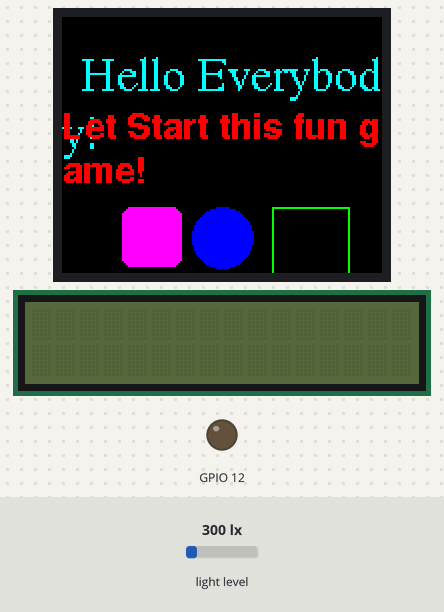
Bench run of a sketch on a simulated ESP32. Shown: 160×128 colour display, 16×2 character LCD, output pins drawn as LEDs (lit = HIGH). Inputs (shaded band) come from the test bench; at power-on: light level 300 lx. WiFi joins after 1.5 s; servers stay silent unless stated; random numbers use the default seed unless the sketch sets one; no MQTT or app messages arrive unless stated; what the sketch prints to the serial monitor is not drawn.

Above: at 20.2 s.
At 25.16 s:
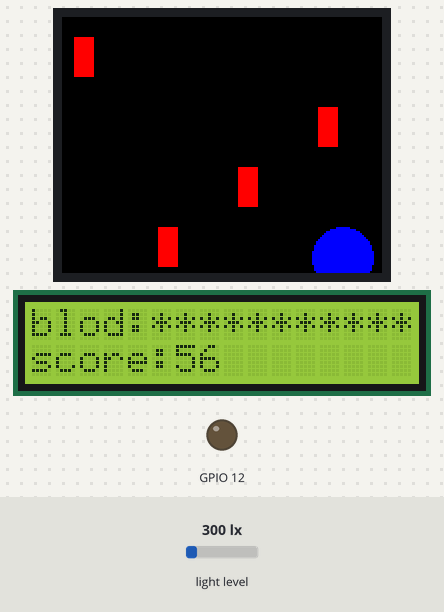
At 30.07 s:
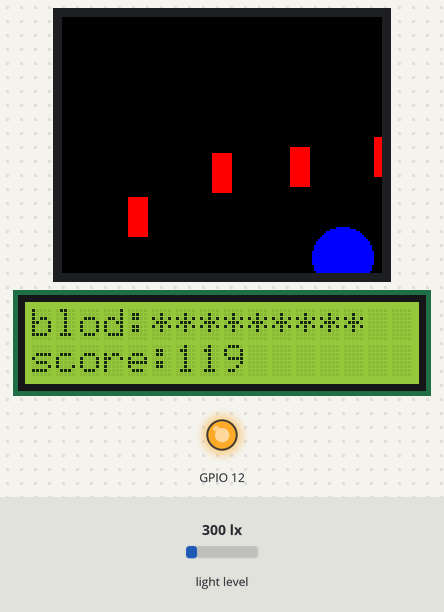
At 39.94 s:
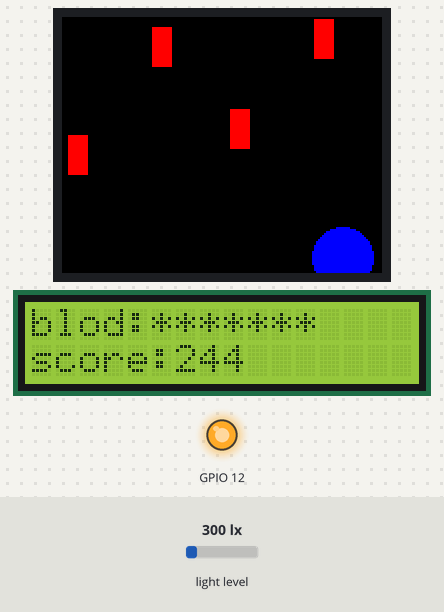
Timing chart, 0 to 40.0 s (numbered marks = the images above):
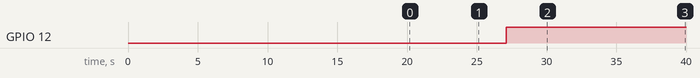

The sketch:

NetWork.ino
```cpp
#include <WiFi.h>
#include <PubSubClient.h>
#include <ArduinoJson.h>
#include <Adafruit_GFX.h>
#include <Adafruit_ST7735.h>
#include <Adafruit_ST7789.h>
#include <Fonts/FreeSerif12pt7b.h>
#include <Fonts/FreeSansBold9pt7b.h>
#include <Fonts/FreeSans9pt7b.h>
#include <SPI.h>

#include <Wire.h>
#include <BH1750.h>
BH1750 lightMeter;

int i = 0, j = 0, y_old, obs[5][2], obs_old[5][2];
int liftTime = 31, score = 0;

#include <LiquidCrystal_I2C.h>
LiquidCrystal_I2C lcd(0x27, 2,1,0,4,5,6,7,3,POSITIVE); //3F or 27

#define TFT_CS 10
#define TFT_DC 2
#define TFT_RST 6

Adafruit_ST7735 tft = Adafruit_ST7735(TFT_CS, TFT_DC,TFT_RST);

// WPA/WPA2 SSID and password
char ssid[] = "KuaiKuai";      // your network SSID (name)
char pass[] = "8fee5815ae3c";  // your network password
int status  = WL_IDLE_STATUS;   // the Wifi radio's status

char mqttServer[]     = "iiot.ideaschain.com.tw";  // new ideaschain dashboard MQTT server
int mqttPort          = 1883;
char clientId[]       = "DEVICE_12345";            // MQTT client ID. it's better to use unique id.
char username[]       = "lzljjXvLQ0pvVa5j3Eyp";    // device access token(存取權杖)
char password[]       = "";                        // no need password
char subscribeTopic[] = "v1/devices/me/attributes"; // Fixed topic. ***DO NOT MODIFY***
char publishTopic[]   = "v1/devices/me/telemetry";  // Fixed topic. ***DO NOT MODIFY***
char publishPayload[] = "{\"PM2.5\":\"10\",\"PM10\":\"20\"}";        // String of stringified JSON Object (key value pairs)

StaticJsonDocument<100> json_doc;
char payload[100];
const char* payload_light;

void callback(char* topic, byte* payload, unsigned int length) {
  Serial.print("Message arrived [");
  Serial.print(topic);
  Serial.print("] ");
  for (int i=0;i<length;i++) {
    Serial.print((char)payload[i]);
  }
  Serial.println();
}

WiFiClient wifiClient;
PubSubClient client(wifiClient);

void reconnect() {
  // Loop until we're reconnected
  while (!client.connected()) {
    Serial.println("Attempting MQTT connection...");

    // Attempt to connect
    if (client.connect(clientId, username, password)) {
      Serial.println("MQTT connected");
      // Once connected, publish an announcement...
      client.publish(publishTopic, payload);
      // resubscribe topics
      client.subscribe(subscribeTopic);
    } else {
      Serial.print("failed, rc=");
      Serial.print(client.state());
      Serial.println(" try again in 5 seconds");
      // Wait 5 seconds before retrying
      delay(5000);
    }
  }
}

void setup()
{
  Serial.begin(9600);

  while (status != WL_CONNECTED) {
    Serial.print("Attempting to connect to SSID: ");
    Serial.println(ssid);
    // Connect to WPA/WPA2 network. Change this line if using open or WEP network:
    status = WiFi.begin(ssid, pass);

    // wait 10 seconds for connection:
    delay(10000);
  }

  printWifiData();

  client.setServer(mqttServer, mqttPort);
  client.setCallback(callback);

  Serial.begin(9600);


  tft.initR(INITR_BLACKTAB); //轉向

  tft.setRotation(1);
  tft.fillScreen(ST77XX_BLACK); //填背景
  tft.setCursor(10,30);
  tft.setTextColor(ST77XX_CYAN); //文字顏色
  tft.setFont(&FreeSerif12pt7b);
  tft.print("Hello Everybody!");

  tft.setCursor(0,60);
  tft.setTextColor(ST77XX_RED); //文字顏色
  tft.setFont(&FreeSansBold9pt7b);
  tft.print("Let Start this fun game!");

  Wire.begin();

  lightMeter.begin();

  Serial.println("BH1750 TEST");

  showIcons();
  tft.fillScreen(ST77XX_BLACK); //填背景

  obs[0][0]=30;
  obs[1][0]=45;
  obs[2][0]=75;
  obs[3][0]=105;

  obs[0][1]=0;
  obs[1][1]=-40;
  obs[2][1]=-80;
  obs[3][1]=-120;

  lcd.begin(16, 2); //init
  lcd.backlight();

  pinMode(12, OUTPUT);


  Wire.begin();

  lightMeter.begin();

}


void showIcons(){

  tft.fillRoundRect(30,95,30,30,5,ST77XX_MAGENTA);
  tft.fillCircle(80,110,15, ST77XX_BLUE);
  tft.drawRect(105,95,39,39,ST77XX_GREEN);
  delay(500);
}


void showInfo(){
  lcd.setCursor(0, 0); //設游標 字行
  lcd.print("blod:");
  for(int blod = (liftTime+2)/3; blod>0; blod--){
    lcd.print("*");
  }
  for(int space = 11-((liftTime+2)/3); space>0; space--){
    lcd.print(" ");
  }
  lcd.setCursor(0, 1);
  lcd.print("score:");
  lcd.print(score);
}

void printWifiData() {
  IPAddress ip = WiFi.localIP();
  Serial.print("IP Address: ");
  Serial.println(ip);
}

void loop()
{
  if (!client.connected()) {
    reconnect();
  }
  client.loop();
  showInfo();
  tft.setCursor(0,60);
  tft.setTextColor(ST77XX_BLACK);
  tft.print("X");
  if(liftTime > 0){
    float lux = lightMeter.readLightLevel();
    Serial.print("Score:");
    Serial.println(score);
    Serial.println(liftTime);
    Serial.print("Light:");
    Serial.print(lux);
    Serial.println(" lx");
    int y = lux > 120 ? 120:(int)lux;
    Serial.println(y);
    tft.fillCircle(140,y_old,15, ST77XX_BLACK);
    tft.fillCircle(140,y,15, ST77XX_BLUE);
    y_old = y;

    for(int i=0; i<4; i++){
      tft.fillRect(obs_old[i][1],obs_old[i][0],10,20,ST77XX_BLACK);
      tft.fillRect(obs[i][1],obs[i][0],10,20,ST77XX_RED);
      if(obs[i][1]>120 && obs[i][1]<140){
        if(abs(y-obs[i][0]-10)<20){
          digitalWrite(12, HIGH);
          tft.setCursor(0,60);
          tft.setTextColor(ST77XX_YELLOW);
          tft.print("X");
          liftTime--;
          //digitalWrite(12, LOW);
        }
      }
      obs_old[i][1]=obs[i][1];
      obs_old[i][0]=obs[i][0];
      obs[i][1]+=3;
      if(obs[i][1]>160){
        obs[i][1]=0;

        obs[i][0] = (random(99) + random(99))%100;
      }
    }
  }else{
    tft.initR(INITR_BLACKTAB); //轉向
    tft.fillScreen(ST77XX_BLACK); //填背景
    tft.setCursor(20,85);
    tft.setTextColor(ST77XX_RED); //文字顏色
    tft.setFont(&FreeSansBold9pt7b);
    tft.print("You Lose!");
    showInfo();
    json_doc["Score"] = score;
    json_doc["liftTime"] = liftTime;

    serializeJson(json_doc, payload);
    Serial.print(" string to json = ");
    Serial.println(payload);
    client.publish(publishTopic, payload);
    delay(900000);
  }
  score+=1;
  delay(50);


}
```

Measured:
- by itself, GPIO 12: LOW → HIGH at 27.1 s
- what the display in image 0 shows lasts 0.6 s, from 20.2 s to 20.8 s
